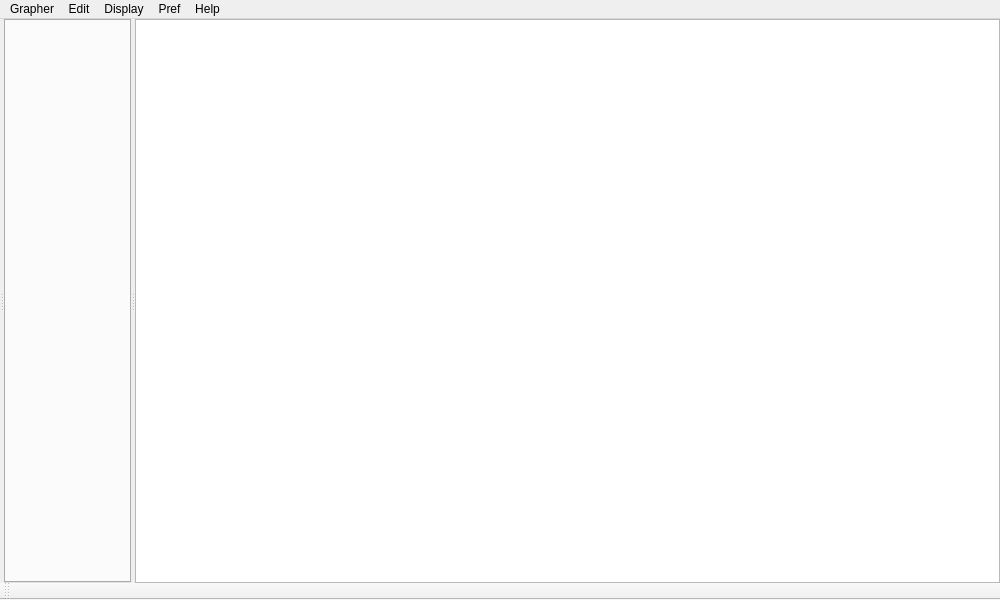
<?xml version="1.0" encoding="UTF-8"?>
<ui version="4.0">
 <class>mwGrapher</class>
 <widget class="QMainWindow" name="mwGrapher">
  <property name="geometry">
   <rect>
    <x>0</x>
    <y>0</y>
    <width>1000</width>
    <height>600</height>
   </rect>
  </property>
  <property name="windowTitle">
   <string>Grapher</string>
  </property>
  <widget class="QWidget" name="centralwidget">
   <layout class="QGridLayout" name="gridLayout">
    <property name="margin">
     <number>0</number>
    </property>
    <property name="spacing">
     <number>0</number>
    </property>
    <item row="0" column="0">
     <widget class="QSplitter" name="splitter">
      <property name="orientation">
       <enum>Qt::Horizontal</enum>
      </property>
      <widget class="QFrame" name="qfProjectTree">
       <property name="lineWidth">
        <number>0</number>
       </property>
       <layout class="QVBoxLayout" name="vlProjectTree">
        <property name="spacing">
         <number>0</number>
        </property>
        <property name="margin">
         <number>0</number>
        </property>
       </layout>
      </widget>
      <widget class="QTabWidget" name="tabGraph">
       <property name="acceptDrops">
        <bool>true</bool>
       </property>
       <property name="currentIndex">
        <number>-1</number>
       </property>
       <property name="tabsClosable">
        <bool>false</bool>
       </property>
       <property name="movable">
        <bool>true</bool>
       </property>
      </widget>
      <widget class="QFrame" name="vfNodeData">
       <layout class="QVBoxLayout" name="vlNodeData">
        <property name="spacing">
         <number>0</number>
        </property>
        <property name="margin">
         <number>0</number>
        </property>
        <item>
         <widget class="QTreeWidget" name="twNodeData">
          <property name="minimumSize">
           <size>
            <width>300</width>
            <height>0</height>
           </size>
          </property>
          <property name="selectionMode">
           <enum>QAbstractItemView::NoSelection</enum>
          </property>
          <property name="indentation">
           <number>0</number>
          </property>
          <property name="expandsOnDoubleClick">
           <bool>false</bool>
          </property>
          <attribute name="headerVisible">
           <bool>false</bool>
          </attribute>
          <column>
           <property name="text">
            <string notr="true">1</string>
           </property>
          </column>
         </widget>
        </item>
       </layout>
      </widget>
     </widget>
    </item>
   </layout>
  </widget>
  <widget class="QMenuBar" name="menubar">
   <property name="geometry">
    <rect>
     <x>0</x>
     <y>0</y>
     <width>1000</width>
     <height>21</height>
    </rect>
   </property>
   <widget class="QMenu" name="mPref">
    <property name="title">
     <string>Pref</string>
    </property>
    <widget class="QMenu" name="mToolsBar">
     <property name="tearOffEnabled">
      <bool>true</bool>
     </property>
     <property name="title">
      <string>Tools Bar</string>
     </property>
     <widget class="QMenu" name="mBarOrientation">
      <property name="title">
       <string>Bar Orientation</string>
      </property>
      <addaction name="miBarHorizontal"/>
      <addaction name="miBarVertical"/>
     </widget>
     <widget class="QMenu" name="mTabOrientation">
      <property name="title">
       <string>Tab Orientation</string>
      </property>
      <addaction name="miTabNorth"/>
      <addaction name="miTabSouth"/>
      <addaction name="miTabWest"/>
      <addaction name="miTabEast"/>
     </widget>
     <addaction name="mBarOrientation"/>
     <addaction name="mTabOrientation"/>
     <addaction name="miButtonIconOnly"/>
    </widget>
    <widget class="QMenu" name="mStyle">
     <property name="title">
      <string>Style</string>
     </property>
     <addaction name="miDefaultStyle"/>
     <addaction name="miDarkOrange"/>
     <addaction name="miDarkGrey"/>
     <addaction name="miRedGrey"/>
    </widget>
    <addaction name="mStyle"/>
    <addaction name="separator"/>
    <addaction name="mToolsBar"/>
   </widget>
   <widget class="QMenu" name="mHelp">
    <property name="title">
     <string>Help</string>
    </property>
    <addaction name="miPrintConnections"/>
   </widget>
   <widget class="QMenu" name="mEdit">
    <property name="title">
     <string>Edit</string>
    </property>
    <addaction name="miAddGraphZone"/>
    <addaction name="miDelGraphZone"/>
    <addaction name="miEditMode"/>
    <addaction name="separator"/>
    <addaction name="miConnectNodes"/>
   </widget>
   <widget class="QMenu" name="mGrapher">
    <property name="title">
     <string>Grapher</string>
    </property>
    <addaction name="miLoadProject"/>
    <addaction name="miEditProject"/>
    <addaction name="separator"/>
    <addaction name="miSaveGraphAs"/>
   </widget>
   <widget class="QMenu" name="menuDisplay">
    <property name="title">
     <string>Display</string>
    </property>
    <addaction name="miTreeVisibility"/>
    <addaction name="miDataVisibility"/>
    <addaction name="miToolBarVisibility"/>
    <addaction name="miFitInScene"/>
    <addaction name="miFitInSelection"/>
   </widget>
   <addaction name="mGrapher"/>
   <addaction name="mEdit"/>
   <addaction name="menuDisplay"/>
   <addaction name="mPref"/>
   <addaction name="mHelp"/>
  </widget>
  <widget class="QToolBar" name="tbTools">
   <property name="sizePolicy">
    <sizepolicy hsizetype="Preferred" vsizetype="Fixed">
     <horstretch>0</horstretch>
     <verstretch>0</verstretch>
    </sizepolicy>
   </property>
   <property name="windowTitle">
    <string>toolBar</string>
   </property>
   <attribute name="toolBarArea">
    <enum>BottomToolBarArea</enum>
   </attribute>
   <attribute name="toolBarBreak">
    <bool>false</bool>
   </attribute>
  </widget>
  <action name="miNorth2">
   <property name="text">
    <string>North</string>
   </property>
  </action>
  <action name="miSouth2">
   <property name="text">
    <string>South</string>
   </property>
  </action>
  <action name="miWest2">
   <property name="text">
    <string>West</string>
   </property>
  </action>
  <action name="miEast2">
   <property name="text">
    <string>East</string>
   </property>
  </action>
  <action name="miConnectNodes">
   <property name="text">
    <string>Connect Nodes</string>
   </property>
  </action>
  <action name="miTabNorth">
   <property name="text">
    <string>North</string>
   </property>
  </action>
  <action name="miTabSouth">
   <property name="text">
    <string>South</string>
   </property>
  </action>
  <action name="miTabWest">
   <property name="text">
    <string>West</string>
   </property>
  </action>
  <action name="miTabEast">
   <property name="text">
    <string>East</string>
   </property>
  </action>
  <action name="miAddGraphZone">
   <property name="text">
    <string>Add GraphZone</string>
   </property>
  </action>
  <action name="miBarHorizontal">
   <property name="text">
    <string>Horizontal</string>
   </property>
  </action>
  <action name="miBarVertical">
   <property name="text">
    <string>Vertical</string>
   </property>
  </action>
  <action name="miDefaultStyle">
   <property name="text">
    <string>Default</string>
   </property>
  </action>
  <action name="miDarkOrange">
   <property name="text">
    <string>Dark Orange</string>
   </property>
  </action>
  <action name="miDarkGrey">
   <property name="text">
    <string>Dark Grey</string>
   </property>
  </action>
  <action name="miRedGrey">
   <property name="text">
    <string>Red Grey</string>
   </property>
  </action>
  <action name="miShowToolBar">
   <property name="text">
    <string>Show</string>
   </property>
  </action>
  <action name="miHideToolBar">
   <property name="text">
    <string>Hide</string>
   </property>
  </action>
  <action name="miToolBarVisibility">
   <property name="checkable">
    <bool>true</bool>
   </property>
   <property name="checked">
    <bool>true</bool>
   </property>
   <property name="text">
    <string>ToolBar Visibility</string>
   </property>
  </action>
  <action name="miDataVisibility">
   <property name="checkable">
    <bool>true</bool>
   </property>
   <property name="checked">
    <bool>true</bool>
   </property>
   <property name="text">
    <string>Data Visibility</string>
   </property>
  </action>
  <action name="miPrintConnections">
   <property name="text">
    <string>Print Sel Connections</string>
   </property>
  </action>
  <action name="miEditMode">
   <property name="checkable">
    <bool>true</bool>
   </property>
   <property name="checked">
    <bool>true</bool>
   </property>
   <property name="text">
    <string>Edit Mode</string>
   </property>
  </action>
  <action name="miFitInSelection">
   <property name="text">
    <string>Fit In Selection</string>
   </property>
  </action>
  <action name="miNewProject">
   <property name="text">
    <string>New Project</string>
   </property>
  </action>
  <action name="miLoadProject">
   <property name="text">
    <string>Load Project</string>
   </property>
  </action>
  <action name="miEditProject">
   <property name="text">
    <string>Edit Project</string>
   </property>
  </action>
  <action name="miFitInScene">
   <property name="text">
    <string>Fit In Scene</string>
   </property>
  </action>
  <action name="miTreeVisibility">
   <property name="checkable">
    <bool>true</bool>
   </property>
   <property name="checked">
    <bool>true</bool>
   </property>
   <property name="text">
    <string>Tree Visibility</string>
   </property>
  </action>
  <action name="miButtonIconOnly">
   <property name="checkable">
    <bool>true</bool>
   </property>
   <property name="text">
    <string>Button Icon Only</string>
   </property>
  </action>
  <action name="miSaveGraphAs">
   <property name="text">
    <string>Save Graph As</string>
   </property>
  </action>
  <action name="miDelGraphZone">
   <property name="text">
    <string>Delete GraphZone</string>
   </property>
  </action>
 </widget>
 <resources/>
 <connections/>
</ui>
